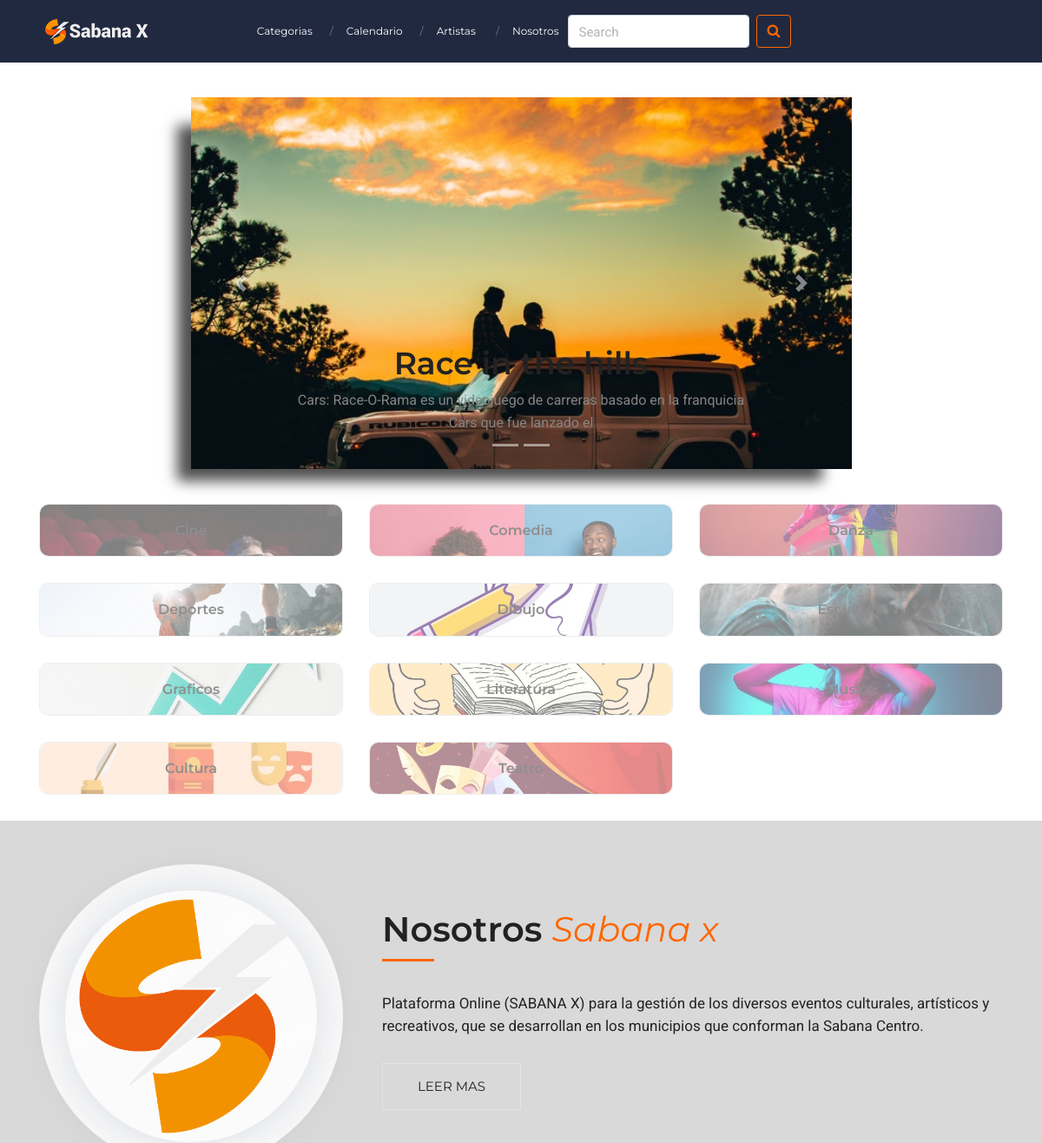
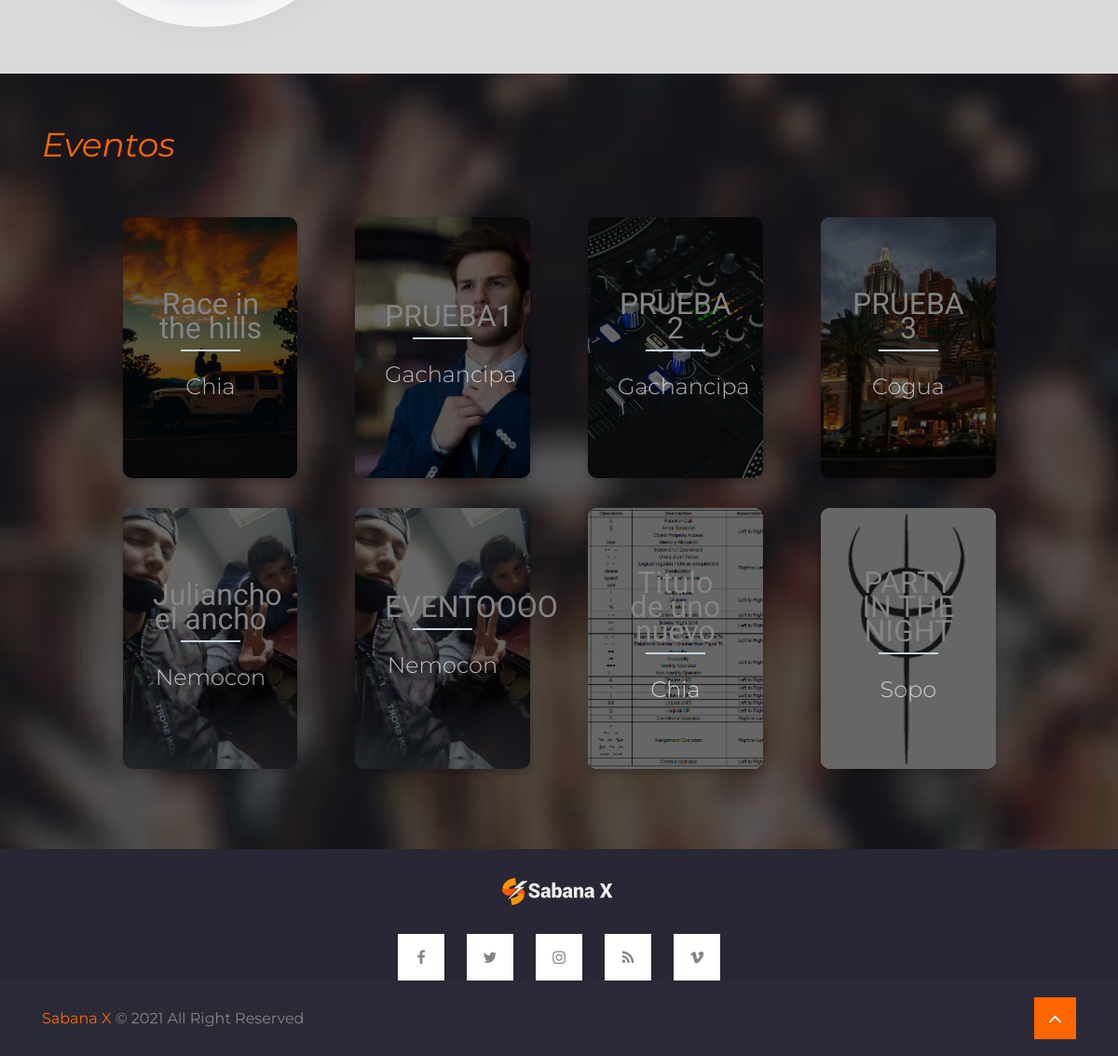
/views/artista/homeArtista.php (signed in), run on the app's committed database (2 pictures, top to bottom).
### tables this page shows
CREATE TABLE `events` (
  `id-evento` int(11) NOT NULL,
  `emailUser` varchar(256) NOT NULL,
  `titulo` varchar(128) NOT NULL,
  `municipio` varchar(10) NOT NULL,
  `fecha` varchar(10) NOT NULL,
  `hora` varchar(5) NOT NULL,
  `descripcion` varchar(512) NOT NULL,
  `costo` int(11) NOT NULL,
  `categoria` varchar(12) NOT NULL,
  `anunciar` varchar(3) NOT NULL,
  `imagenEvento` varchar(128) NOT NULL
);

### model/consultasUsuario.php (called while the page is built, shortened)
<?php
    class ConsultasUsuario{
        public function cargarEventos(){
            $rows = null;
            $modelo = new Conexion();
            $conexion = $modelo->get_conexion();
            $sql = "SELECT * FROM events";
            $statement = $conexion->prepare($sql);
            $statement->execute();
            while ($result = $statement->fetch()){
                $rows[] = $result;
            }
            return $rows;
        }
        public function cargarStream(){
            $rows = null;
            $modelo = new Conexion();
            $conexion = $modelo->get_conexion();
            $sql = "SELECT * FROM events WHERE anunciar = 'Si' LIMIT 6";
            $statement = $conexion->prepare($sql);
            $statement->execute();
            while ($result = $statement->fetch()){
                $rows[] = $result;
            }
            return $rows;
        }
    }

### controller/cargarEvento.php (the view, shortened to what this page needs)
<?php
    function cargar(){
        $consultas = new ConsultasUsuario();
        $filas = $consultas->cargarEventos();
        foreach ($filas as $fila){
        $funChargeJS = "redireccionarC('detalleEvento.php?id=".$fila['id-evento']."')";
        echo "<div onclick=\"$funChargeJS\" class='col-cards' ontouchstart='this.classList.toggle('hover');'>";
        echo "      <div class='container cards'>
                        <div class='front' style='background-image: url(../../".$fila['imagenEvento'].")'>
                            <div class='titulos-cards'>
                                <p>".$fila['titulo']."</p>
                                    <span>".$fila['municipio']."</span>
                            </div>
                        </div>
                        <div class='back'>
                            <div class='titulos-cards'>
                            <p class='pback'>".$fila['descripcion']."</p>
                            </div>
                        </div>
                    </div>
                </div>";
        }
    }
?>

### views/artista/homeArtista.php (shortened to what this page needs)
<?php
	require_once("../../model/consultasUsuario.php");
	require_once("../../controller/cargarEvento.php");
	require_once("../../controller/streams.php");
?>
<!DOCTYPE html>
<html lang="en">
<head>
  <link href="../client-site/plugins/bootstrap/css/bootstrap.min.css" rel="stylesheet">
  <link rel="stylesheet" href="https://cdn.jsdelivr.net/npm/bootstrap@4.6.0/dist/css/bootstrap.min.css">
  <link href="../client-site/plugins/font-awsome/css/font-awesome.min.css" rel="stylesheet">
  <link href="../client-site/plugins/magnific-popup/magnific-popup.css" rel="stylesheet">
  <link href="../client-site/plugins/slick/slick.css" rel="stylesheet">
  <link href="../client-site/plugins/slick/slick-theme.css" rel="stylesheet">
  <link href="../client-site/css/cliente.css" rel="stylesheet">
</head>
<body class="body-wrapper">
<?php
	include("../includes/navbarArtista.php");
?>
<?php
	cargarCarrusel();
?>
<div class="container categorias">
	<div class="row cont-carousel-items">
		<div onclick="redireccionarC('categoriasArtista.php#cine')" class="cat-filter col-md-4">
			<div class="card item">
				<div class="card-body cine">
				<h5 class="card-title"> Cine  </b> </h5>
				</div>
			</div>
		</div>
		<div onclick="redireccionarC('categoriasArtista.php#comedia')"  class="cat-filter col-md-4">
			<div class="card item">
				<div class="card-body comedia">
				<h5 class="card-title"> Comedia </b> </h5>
				</div>
			</div>
		</div>
		<div onclick="redireccionarC('categoriasArtista.php#danza')" class="cat-filter col-md-4">
			<div class="card item">
				<div class="card-body danza">
				<h5 class="card-title"> Danza  </b> </h5>
				</div>
			</div>
		</div>
		<div onclick="redireccionarC('categoriasArtista.php#deportes')" class="cat-filter col-md-4">
			<div class="card item">
				<div class="card-body deportes">
				<h5 class="card-title"> Deportes </b> </h5>
				</div>
			</div>
		</div>
		<div onclick="redireccionarC('categoriasArtista.php#dibujo')" class="cat-filter col-md-4">
			<div class="card item">
				<div class="card-body dibujo">
				<h5 class="card-title"> Dibujo </b> </h5>
				</div>
			</div>
		</div>
		<div onclick="redireccionarC('categoriasArtista.php#escultura')" class="cat-filter col-md-4">
			<div class="card item">
				<div class="card-body escultura">
				<h5 class="card-title"> Escultura </b> </h5>
				</div>
			</div>
		</div>
		<div onclick="redireccionarC('categoriasArtista.php#graficos')" class="cat-filter col-md-4">
			<div class="card item">
				<div class="card-body graficos">
				<h5 class="card-title"> Graficos </b> </h5>
				</div>
			</div>
		</div>
		<div onclick="redireccionarC('categoriasArtista.php#literatura')" class="cat-filter col-md-4">
			<div class="card item">
				<div class="card-body literatura">
				<h5 class="card-title"> Literatura </b> </h5>
				</div>
			</div>
		</div>
		<div onclick="redireccionarC('categoriasArtista.php#musica')" class="cat-filter col-md-4">
			<div class="card item">
				<div class="card-body musica">
				<h5 class="card-title"> Musica </b> </h5>
				</div>
			</div>
		</div>
		<div onclick="redireccionarC('categoriasArtista.php#cultura')" class="cat-filter col-md-4">
			<div class="card item">
				<div class="card-body cultura">
				<h5 class="card-title"> Cultura </b> </h5>
				</div>
			</div>
		</div>
		<div onclick="redireccionarC('categoriasArtista.php#teatro')" class="cat-filter col-md-4">
			<div class="card item">
				<div class="card-body teatro">
				<h5 class="card-title">Teatro</h5>
				</div>
			</div>
		</div>
	</div>
</div>
<section class="section about" style="background:#00000026">
	<div class="container">
		<div class="row">
			<div class="col-lg-4 col-md-6 align-self-center">
				<div class="image-block bg-about">
					<img class="img-fluid" src="../client-site/images/logo2.png" alt="">
				</div>
			</div>
			<div class="col-lg-8 col-md-6 align-self-center">
				<div class="content-block">
					<h2>Nosotros <span class="alternate">Sabana x</span></h2>
					<div class="description-one">
						<p>
							Plataforma Online (SABANA X) para la gestión de los diversos eventos
							culturales, artísticos y recreativos, que se desarrollan en los municipios que conforman la
							Sabana Centro.
					</div>
					<ul class="list-inline">
						<li class="list-inline-item">
							<a href="nosotrosArtista.php" class="btn btn-transparent-md" >Leer mas</a>
						</li>
					</ul>
				</div>
			</div>
		</div>
	</div>
</section>
<section class="section speakers  overlay-lighter ">
	<div class="container recomendados eventosAleatorios">
		<div class="section-title white">
			<h3> <span class="alternate">Eventos</span></h3>
		</div>
		<div class="tarjetas">
			<div class="cols">
				<?php
					cargar();
				?>
			</div>
		</div>
	</div>
</section>
<footer class="footer-main">
    <div class="container">
      <div class="row">
        <div class="col-md-12">
          <div class="block text-center">
            <div class="footer-logo">
              <img src="../client-site/images/logo.png" alt="logo" class="img-fluid">
            </div>
            <ul class="social-links-footer list-inline">
              <li class="list-inline-item">
                <a href="#"><i class="fa fa-facebook"></i></a>
              </li>
              <li class="list-inline-item">
                <a href="#"><i class="fa fa-twitter"></i></a>
              </li>
              <li class="list-inline-item">
                <a href="#"><i class="fa fa-instagram"></i></a>
              </li>
              <li class="list-inline-item">
                <a href="#"><i class="fa fa-rss"></i></a>
              </li>
              <li class="list-inline-item">
                <a href="#"><i class="fa fa-vimeo"></i></a>
              </li>
            </ul>
          </div>
        </div>
      </div>
    </div>
</footer>
<footer class="subfooter">
  <div class="container">
    <div class="row">
      <div class="col-md-6 align-self-center">
        <div class="copyright-text">
          <p><a href="#">Sabana X</a> &#169; 2021 All Right Reserved</p>
        </div>
      </div>
      <div class="col-md-6">
          <a href="#" class="to-top"><i class="fa fa-angle-up"></i></a>
      </div>
    </div>
  </div>
</footer>
</body>
</html>

### views/includes/navbarArtista.php (shortened to what this page needs)
<nav class="navbar main-nav border-less fixed-top navbar-expand-lg p-0">
  <div class="container-fluid p-0">
      <a class="navbar-brand" href="../artista/homeArtista.php">
        <img src="../client-site/images/logo.png" alt="logo" class="logo1">
      </a>
      <div class="collapse navbar-collapse" id="navbarNav">
      <ul class="navbar-nav mx-auto" style="align-items:center;">
	  	<li class="nav-item dropdown  dropdown-slide">
			<a class="nav-link" href="../artista/categoriasArtista.php">Categorias<span>/</span></a>
		  </li>
		  <li class="nav-item">
			  <a class="nav-link" href="../artista/calendarioArtista.php">Calendario<span>/</span></a>
			</li>
		  <li class="nav-item dropdown dropdown-slide">
			<a class="nav-link" href="../artista/artistasArtista.php" >Artistas
			  <span>/</span>
			</a>
		  </li>
		  <li class="nav-item">
			<a class="nav-link" href="../artista/nosotrosArtista.php">Nosotros</a>
		</li>
		<li class="nav-item search">
		<form action="busqueda.php" class="form-inline">
			<input class="form-control mr-sm-2" type="search" placeholder="Search" aria-label="Search" name="busqueda">
			<button class="btn btn-outline-success my-2 my-sm-0 lupa" type="submit">
				<i class="fa fa-search bntlupa"></i>
			</button>
		  </form>
		</li>
      </ul>
			<ul class="navbar-nav mx-auto" style="width:10%; ">
				<li class="nav-item dropdown dropdown-slide icon" style="width:100%;" >
					<a  class="ticket" style="width:100%; display:flex; align-items:center; justify-content:end" >
					</a>
				</li>
			</ul>
      </div>
  </div>
</nav>

### controller/streams.php (shortened to what this page needs)
<?php
    function cargarCarrusel(){
        $consultas = new consultasUsuario();
        $filas = $consultas->cargarStream();
        $numeroo = 0;
        $numeroo2 = 0;
        if (isset($filas)) {
        echo
        "<div id='carousel-example-2' class='carousel slide carousel-fade' data-ride='carousel'>
            <ol class='carousel-indicators'>";
                    foreach($filas as $fila){
            echo "<li data-target='#carousel-example-2' data-slide-to='".$numeroo."'></li>";
            $numeroo = $numeroo + 1;
                    };
                    echo
                "</ol>
                    <div class='carousel-inner' role='listbox'>";
                    foreach($filas as $fila){
                        if($numeroo2 == 0){
                        echo "
                        <div class='carousel-item active'>
                          <div class='view'>
                            <img class='d-block w-100' src='../../".$fila['imagenEvento']."'
                              alt='".$fila['titulo']."'>
                            <div class='mask rgba-black-light'></div>
                          </div>
                          <div class='carousel-caption'>
                            <h3 class='h3-responsive'>".$fila['titulo']."</h3>
                            <p>".$fila['descripcion']."</p>
                          </div>
                        </div>";
                        $numeroo2 = $numeroo2 + 1;
                        }
                    }
                    echo
        "</div>
          <a class='carousel-control-prev' href='#carousel-example-2' role='button' data-slide='prev'>
            <span class='carousel-control-prev-icon' aria-hidden='true'></span>
            <span class='sr-only'>Previous</span>
          </a>
          <a class='carousel-control-next' href='#carousel-example-2' role='button' data-slide='next'>
            <span class='carousel-control-next-icon' aria-hidden='true'></span>
            <span class='sr-only'>Next</span>
          </a>
        </div>";
        }
    }
?>

### data on the page
events: imagenEvento (picture), titulo "Race in the hills", descripcion "Cars: Race-O-Rama es un videojuego de carreras basado en la franquicia Cars que fue lanzado el", municipio "Chia"
events: imagenEvento (picture), titulo "PARTY IN THE NIGHT", municipio "Sopo"
events: imagenEvento (picture), titulo "PRUEBA1", municipio "Gachancipa"
events: imagenEvento (picture), titulo "PRUEBA 2", municipio "Gachancipa"
events: imagenEvento (picture), titulo "PRUEBA 3", municipio "Cogua"
events: imagenEvento (picture), titulo "Juliancho el ancho", municipio "Nemocon"
events: imagenEvento (picture), titulo "EVENTOOOO", municipio "Nemocon"
events: imagenEvento (picture), titulo "Titulo de uno nuevo", municipio "Chia"
